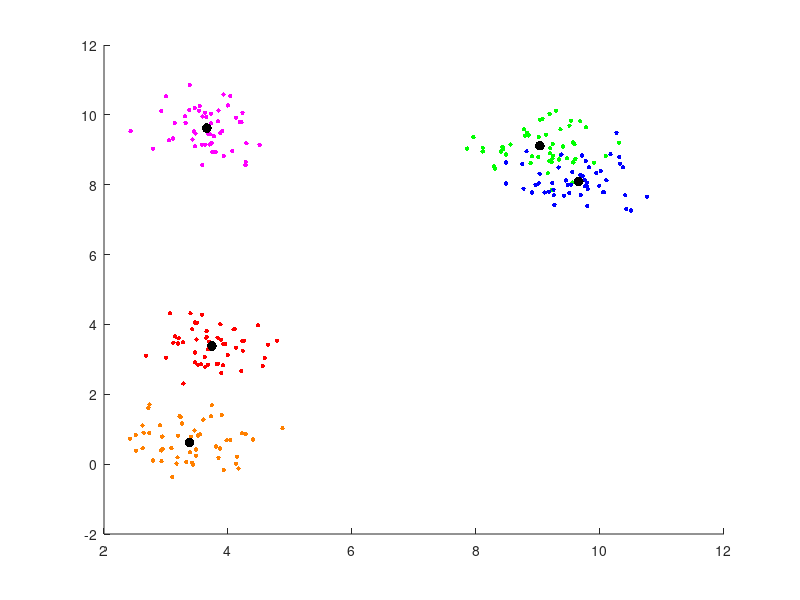

The MATLAB source for this figure: (Note: this script raises an error after producing the figure.)
% Set the ranges and number of seeds
a = 0;
b = 10;
seedsNumber = 5;
% Red, Green, Blue, Magenta, Orange
seedsColors = [1 0 0; 0 1 0; 0 0 1; 1 0 1; 1 0.5 0];
% Place the seeds randomly in the range [a,b]x[a,b]
seedsX = (b-a).* rand(1, seedsNumber) + a;
seedsY = (b-a).* rand(1, seedsNumber) + a;
% Set the number of points per seed and their matrices
pointSize = 30;
pointsPerSeed = 50;
pointsX = zeros(1,seedsNumber*pointsPerSeed);
pointsY = zeros(1,seedsNumber*pointsPerSeed);
pointsColors = zeros(seedsNumber*pointsPerSeed,3);
% Place the points around the seeds
for i = 1:seedsNumber 
    for j = 1:pointsPerSeed
       pointsX(((i-1)*pointsPerSeed) + j) = normrnd(0,0.5) + seedsX(i);
       pointsY(((i-1)*pointsPerSeed) + j) = normrnd(0,0.5) + seedsY(i);
       pointsColors(((i-1)*pointsPerSeed) + j,:) = seedsColors(i,:);
    end
end
% Plot the points
figure
title('2D data points')
scatter(pointsX,pointsY,10,pointsColors,'filled');
hold on
% Run fuzzy C-means clustering on the points
[centers, U] = fcm([pointsX; pointsY]',seedsNumber);
% Plot the points from the fuzzy C-means clustering algorithm
scatter(centers(:,1),centers(:,2),50, [0 0 0], 'filled');
%% Self-Organization Map
%Prepare the data for the SOM 
x = [pointsX; pointsY];
% Create and set dimensions of the SOM
dimension1 = 5;
dimension2 = 5;
net = selforgmap([dimension1 dimension2]);
net.layers{1}.topologyFcn = 'hextop';
net.trainParam.epochs = 1000;
% Train the SOM
[net,tr] = train(net,x);
% Plot the activated neurons for each cluster
figure, plotsomhits(net,x(:,1:pointsPerCluster)),title('Red cluster');
figure, plotsomhits(net,x(:,(pointsPerCluster + 1):pointsPerCluster*2)),title('Green cluster');
figure, plotsomhits(net,x(:,(pointsPerCluster*2 + 1):pointsPerCluster*3)),title('Blue cluster');
figure, plotsomhits(net,x(:,(pointsPerCluster*3 + 1):pointsPerCluster*4)),title('Magenta cluster');
figure, plotsomhits(net,x(:,(pointsPerCluster*4 + 1):pointsPerCluster*5)),title('Orange cluster');